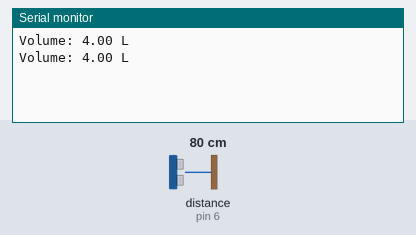
Recording of a sketch running on a simulated Arduino Uno, built with avr-gcc and run on an emulated ATmega328P. On the bench: the last lines printed to the serial monitor. Wiring (inferred from the names in the program): ultrasonic range finder: trigger pin 7; echo pin 6. Inputs (shaded band) come from the test bench; at power-on: distance to the obstacle (sensor on pin 6) 80 cm. The echo pulse lasts 58.3 µs per cm.

Above: at 1.8 s.
1.9 s: distance to the obstacle (sensor on pin 6) set to 120 cm
At 2.4 s:
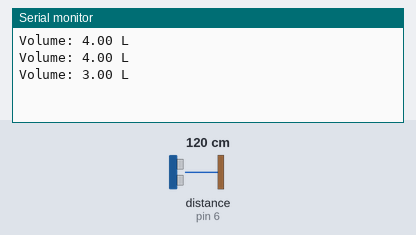
3.4 s: distance to the obstacle (sensor on pin 6) set to 250 cm
At 4.7 s:
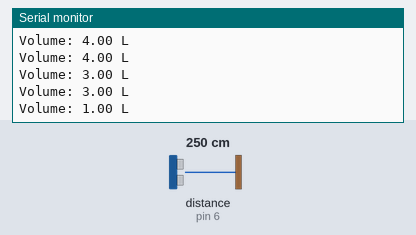
Timing chart, 0 to 6.4 s (numbered marks = the images above; inputs shaded):
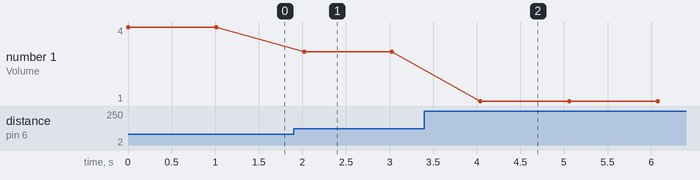

Measured:
- after the input at 1.9 s, the serial monitor: prints a new line after 0.12 s (image 1)
- after the input at 3.4 s, the serial monitor: prints a new line after 0.64 s (image 2)
- plotted number 1: 4 → 3 after the input at 1.9 s, 3 → 1 after the input at 3.4 s

The sketch:

Script.ino
```cpp
#define TRIGGER_PIN 7
#define ECHO_PIN 6

long duracao;
float distancia;
float volumeLitros;

void setup() {
  pinMode(TRIGGER_PIN, OUTPUT);
  pinMode(ECHO_PIN, INPUT);
  Serial.begin(115200);
}

void loop() {

  digitalWrite(TRIGGER_PIN, LOW);
  delayMicroseconds(2);
  digitalWrite(TRIGGER_PIN, HIGH);
  delayMicroseconds(10);
  digitalWrite(TRIGGER_PIN, LOW);

  duracao = pulseIn(ECHO_PIN, HIGH);

  distancia = duracao * 0.034 / 2;

  if (distancia <= 80) {
    volumeLitros = 4;
  } else if (distancia <= 160) {
    volumeLitros = 3;
  } else if (distancia <= 240) {
    volumeLitros = 2;
  } else if (distancia <= 320) {
    volumeLitros = 1;
  } else {
    volumeLitros = 0;
  }

  Serial.print("Volume: ");
  Serial.print(volumeLitros);
  Serial.println(" L");

  delay(1000);
}
```
